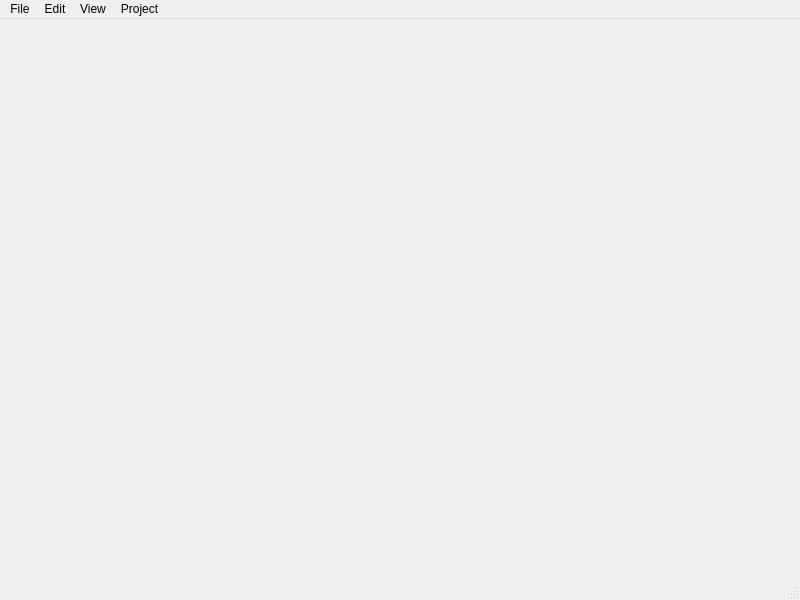
<?xml version="1.0" encoding="UTF-8"?>
<ui version="4.0">
 <class>MainWindow</class>
 <widget class="QMainWindow" name="MainWindow">
  <property name="geometry">
   <rect>
    <x>0</x>
    <y>0</y>
    <width>800</width>
    <height>600</height>
   </rect>
  </property>
  <property name="windowTitle">
   <string>MainWindow</string>
  </property>
  <property name="styleSheet">
   <string notr="true"/>
  </property>
  <property name="toolButtonStyle">
   <enum>Qt::ToolButtonTextOnly</enum>
  </property>
  <property name="tabShape">
   <enum>QTabWidget::Triangular</enum>
  </property>
  <property name="unifiedTitleAndToolBarOnMac">
   <bool>true</bool>
  </property>
  <widget class="QWidget" name="centralwidget">
   <layout class="QHBoxLayout" name="horizontalLayout"/>
  </widget>
  <widget class="QMenuBar" name="menubar">
   <property name="geometry">
    <rect>
     <x>0</x>
     <y>0</y>
     <width>800</width>
     <height>22</height>
    </rect>
   </property>
   <property name="cursor">
    <cursorShape>ArrowCursor</cursorShape>
   </property>
   <property name="toolTipDuration">
    <number>0</number>
   </property>
   <property name="autoFillBackground">
    <bool>false</bool>
   </property>
   <property name="nativeMenuBar">
    <bool>true</bool>
   </property>
   <widget class="QMenu" name="menuFile">
    <property name="cursor">
     <cursorShape>ArrowCursor</cursorShape>
    </property>
    <property name="title">
     <string>File</string>
    </property>
    <addaction name="actionNew_File"/>
    <addaction name="actionOpen_File"/>
    <addaction name="actionOpen_Folder"/>
    <addaction name="actionSave"/>
    <addaction name="actionSave_As"/>
    <addaction name="actionSave_All"/>
    <addaction name="separator"/>
    <addaction name="actionQuit"/>
   </widget>
   <widget class="QMenu" name="menuEdit">
    <property name="title">
     <string>Edit</string>
    </property>
    <addaction name="actionUndo"/>
    <addaction name="separator"/>
    <addaction name="actionCopy"/>
    <addaction name="actionPaste"/>
   </widget>
   <widget class="QMenu" name="menuView">
    <property name="title">
     <string>View</string>
    </property>
    <addaction name="actionSIde_Bar"/>
    <addaction name="separator"/>
    <addaction name="actionEditor_View"/>
    <addaction name="actionFiction_View"/>
   </widget>
   <widget class="QMenu" name="menuProj">
    <property name="title">
     <string>Project</string>
    </property>
    <addaction name="actionOpen"/>
    <addaction name="actionSwitch"/>
    <addaction name="separator"/>
    <addaction name="actionTest"/>
   </widget>
   <addaction name="menuFile"/>
   <addaction name="menuEdit"/>
   <addaction name="menuView"/>
   <addaction name="menuProj"/>
  </widget>
  <widget class="QStatusBar" name="statusbar"/>
  <action name="actionNew_File">
   <property name="text">
    <string>New File</string>
   </property>
  </action>
  <action name="actionOpen_File">
   <property name="text">
    <string>Open File...</string>
   </property>
  </action>
  <action name="actionOpen_Folder">
   <property name="text">
    <string>Open Folder...</string>
   </property>
  </action>
  <action name="actionSave">
   <property name="text">
    <string>Save</string>
   </property>
  </action>
  <action name="actionSave_As">
   <property name="text">
    <string>Save As...</string>
   </property>
  </action>
  <action name="actionSave_All">
   <property name="text">
    <string>Save All</string>
   </property>
  </action>
  <action name="actionQuit">
   <property name="text">
    <string>Quit</string>
   </property>
  </action>
  <action name="actionSIde_Bar">
   <property name="text">
    <string>SIde Bar</string>
   </property>
  </action>
  <action name="actionUndo">
   <property name="text">
    <string>Undo</string>
   </property>
  </action>
  <action name="actionOpen_Project">
   <property name="text">
    <string>Open Project...</string>
   </property>
  </action>
  <action name="actionSwitch_Project">
   <property name="text">
    <string>Switch Project...</string>
   </property>
  </action>
  <action name="actionEditor_View">
   <property name="text">
    <string>Editor View</string>
   </property>
  </action>
  <action name="actionFiction_View">
   <property name="text">
    <string>Typist Prison</string>
   </property>
  </action>
  <action name="actionCopy">
   <property name="text">
    <string>Copy</string>
   </property>
  </action>
  <action name="actionPaste">
   <property name="text">
    <string>Paste</string>
   </property>
  </action>
  <action name="actionOepn_Project">
   <property name="text">
    <string>Oepn</string>
   </property>
  </action>
  <action name="actionSwitch_Project_2">
   <property name="text">
    <string>Switch</string>
   </property>
  </action>
  <action name="actionOpen">
   <property name="text">
    <string>Open Project...</string>
   </property>
  </action>
  <action name="actionSwitch">
   <property name="text">
    <string>Switch Project...</string>
   </property>
  </action>
  <action name="actionTest">
   <property name="text">
    <string>Test</string>
   </property>
  </action>
 </widget>
 <resources/>
 <connections/>
</ui>
